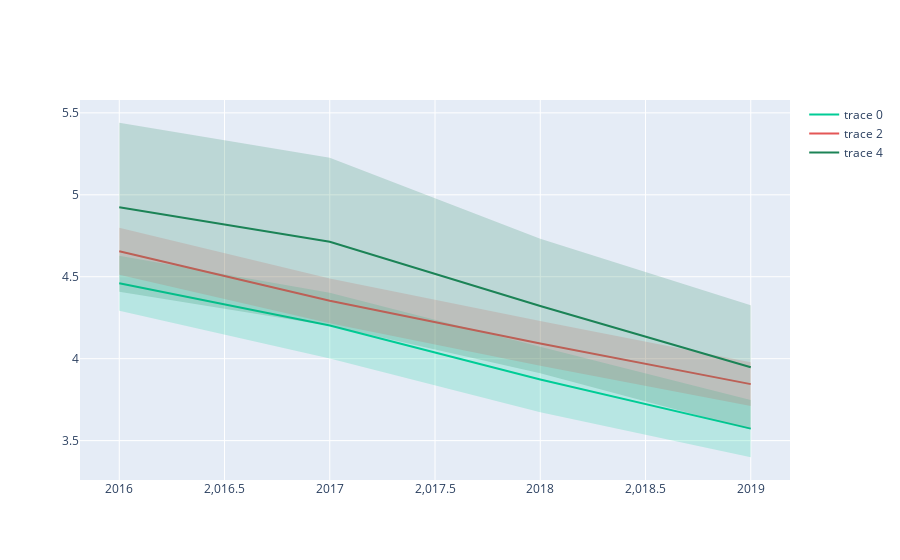

Source (notebook cell):
### Code cell
fig = go.Figure([
    go.Scatter(
        x=medical_PR['Survey Year'],
        y=medical_PR["Past Year Misuse of Pain Relievers %"],
        line=dict(color='rgb(0,204,150)'),
        mode='lines'
    ),
    go.Scatter(
        x=medical_PR['Survey Year'].to_list()+medical_PR['Survey Year'].to_list()[::-1], # x, then x reversed
        y=y_upper_m+y_lower_m[::-1], # upper, then lower reversed
        fill='toself',
        fillcolor='rgba(0,204,150,0.2)',
        line=dict(color='rgba(255,255,255,0)'),
        hoverinfo="skip",
        showlegend=False
    ),
    go.Scatter(
        x=illegal_PR['Survey Year'],
        y=illegal_PR["Past Year Misuse of Pain Relievers %"],
        line=dict(color='rgb(228,87,86)'),
        mode='lines'
    ),
    go.Scatter(
        x=illegal_PR['Survey Year'].to_list()+illegal_PR['Survey Year'].to_list()[::-1], # x, then x reversed
        y=y_upper_i+y_lower_i[::-1], # upper, then lower reversed
        fill='toself',
        fillcolor='rgba(228,87,86,0.2)',
        line=dict(color='rgba(255,255,255,0)'),
        hoverinfo="skip",
        showlegend=False
    ),
    go.Scatter(
        x=recreational_PR['Survey Year'],
        y=recreational_PR["Past Year Misuse of Pain Relievers %"],
        line=dict(color='rgb(28,131,86)'),
        mode='lines'
    ),
    go.Scatter(
        x=recreational_PR['Survey Year'].to_list()+recreational_PR['Survey Year'].to_list()[::-1], # x, then x reversed
        y=y_upper_r+y_lower_r[::-1], # upper, then lower reversed
        fill='toself',
        fillcolor='rgba(28,131,86,0.2)',
        line=dict(color='rgba(255,255,255,0)'),
        hoverinfo="skip",
        showlegend=False
    )
])
fig.show()

### Figure 1 — Plotly figure (JSON) as saved in the notebook; plotly's stock layout.template omitted (floating-point values rounded to 4 significant figures)
{"data": [{"line": {"color": "rgb(0,204,150)"}, "mode": "lines", "type": "scatter", "x": [2016, 2017, 2018, 2019], "y": [4.46, 4.202, 3.873, 3.573]}, {"fill": "toself", "fillcolor": "rgba(0,204,150,0.2)", "hoverinfo": "skip", "line": {"color": "rgba(255,255,255,0)"}, "showlegend": false, "type": "scatter", "x": [2016, 2017, 2018, 2019, 2019, 2018, 2017, 2016], "y": [4.628, 4.403, 4.073, 3.748, 3.399, 3.673, 4.002, 4.292]}, {"line": {"color": "rgb(228,87,86)"}, "mode": "lines", "type": "scatter", "x": [2016, 2017, 2018, 2019], "y": [4.656, 4.353, 4.093, 3.845]}, {"fill": "toself", "fillcolor": "rgba(228,87,86,0.2)", "hoverinfo": "skip", "line": {"color": "rgba(255,255,255,0)"}, "showlegend": false, "type": "scatter", "x": [2016, 2017, 2018, 2019, 2019, 2018, 2017, 2016], "y": [4.799, 4.489, 4.23, 3.979, 3.711, 3.956, 4.217, 4.512]}, {"line": {"color": "rgb(28,131,86)"}, "mode": "lines", "type": "scatter", "x": [2016, 2017, 2018, 2019], "y": [4.924, 4.714, 4.321, 3.948]}, {"fill": "toself", "fillcolor": "rgba(28,131,86,0.2)", "hoverinfo": "skip", "line": {"color": "rgba(255,255,255,0)"}, "showlegend": false, "type": "scatter", "x": [2016, 2017, 2018, 2019, 2019, 2018, 2017, 2016], "y": [5.44, 5.226, 4.732, 4.327, 3.568, 3.911, 4.201, 4.408]}], "layout": {"autosize": true, "xaxis": {"autorange": true, "range": [2016.0, 2019.0], "type": "linear"}, "yaxis": {"autorange": true, "range": [3.249, 5.589], "type": "linear"}}}
